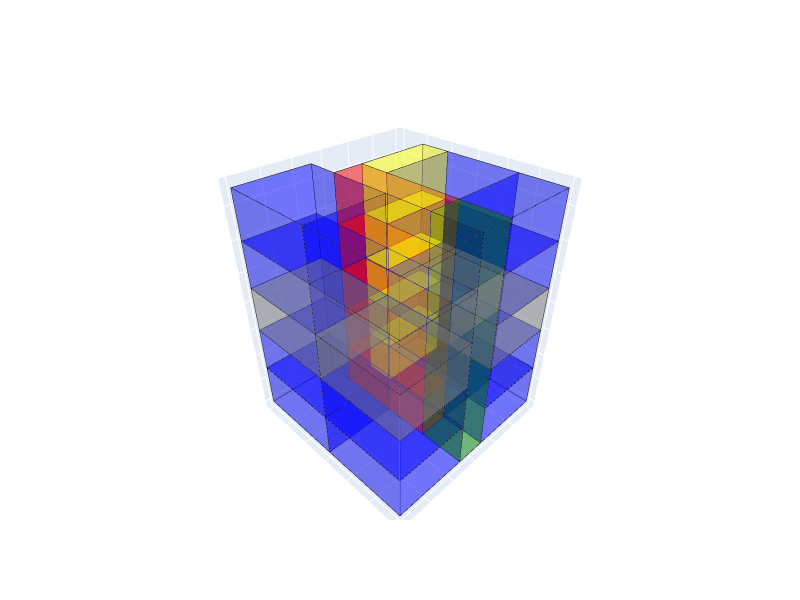

Notebook code cell kept with this figure:
### Code cell
import plotly.graph_objects as go

# show the house with the assigned colors to each room (with transparency)
color_groups = {"blue": [], "red": [], "green": [], "yellow": [], "gray": []}

for c in building_cells:
    d = Topology.Dictionary(c)
    color = Dictionary.ValueAtKey(d, "color") or "gray"
    color_groups[color].append(c)

all_data = []
for color, cells in color_groups.items():
    if not cells:
        continue
    for cell in cells:
        data = Plotly.DataByTopology(
            topology=cell,
            showVertices=False,
            showEdges=True,
            edgeColor="black",
            edgeWidth=1,
            faceColor=color,
            faceOpacity=0.3,
        )
        all_data.extend(data)

fig = go.Figure(data=all_data)
fig.update_layout(
    width=800, height=600,
    paper_bgcolor="white",
    plot_bgcolor="white",
    scene=dict(
        bgcolor="white",
        xaxis=dict(showticklabels=False, title=""),
        yaxis=dict(showticklabels=False, title=""),
        zaxis=dict(showticklabels=False, title=""),
    )
)
fig.show(renderer=renderer)
